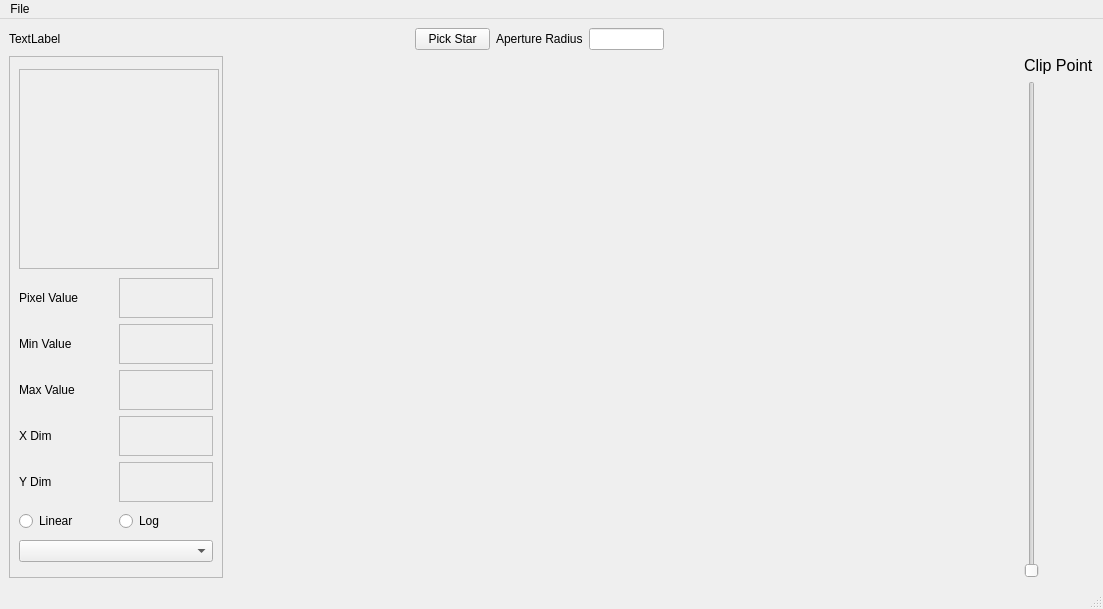
<?xml version="1.0" encoding="UTF-8"?>
<ui version="4.0">
 <class>NTV</class>
 <widget class="QMainWindow" name="NTV">
  <property name="geometry">
   <rect>
    <x>0</x>
    <y>0</y>
    <width>1093</width>
    <height>609</height>
   </rect>
  </property>
  <property name="windowTitle">
   <string>NTV</string>
  </property>
  <property name="windowIcon">
   <iconset resource="icons.qrc">
    <normaloff>:/sole.svg</normaloff>:/sole.svg</iconset>
  </property>
  <property name="animated">
   <bool>true</bool>
  </property>
  <property name="documentMode">
   <bool>false</bool>
  </property>
  <widget class="QWidget" name="centy">
   <property name="acceptDrops">
    <bool>true</bool>
   </property>
   <layout class="QVBoxLayout" name="verticalLayout_3">
    <item>
     <layout class="QHBoxLayout" name="horizontalLayout">
      <property name="rightMargin">
       <number>430</number>
      </property>
      <item>
       <widget class="QLabel" name="filelab">
        <property name="minimumSize">
         <size>
          <width>400</width>
          <height>0</height>
         </size>
        </property>
        <property name="maximumSize">
         <size>
          <width>400</width>
          <height>16777215</height>
         </size>
        </property>
        <property name="text">
         <string>TextLabel</string>
        </property>
       </widget>
      </item>
      <item>
       <widget class="QPushButton" name="pushButton">
        <property name="maximumSize">
         <size>
          <width>75</width>
          <height>16777215</height>
         </size>
        </property>
        <property name="text">
         <string>Pick Star</string>
        </property>
       </widget>
      </item>
      <item>
       <widget class="QLabel" name="label_3">
        <property name="text">
         <string>Aperture Radius</string>
        </property>
       </widget>
      </item>
      <item>
       <widget class="QLineEdit" name="sizeofcut">
        <property name="minimumSize">
         <size>
          <width>75</width>
          <height>0</height>
         </size>
        </property>
        <property name="maximumSize">
         <size>
          <width>75</width>
          <height>16777215</height>
         </size>
        </property>
       </widget>
      </item>
     </layout>
    </item>
    <item>
     <layout class="QHBoxLayout" name="horizontalLayout_2">
      <item>
       <widget class="QFrame" name="frame">
        <property name="maximumSize">
         <size>
          <width>214</width>
          <height>524</height>
         </size>
        </property>
        <property name="frameShape">
         <enum>QFrame::StyledPanel</enum>
        </property>
        <property name="frameShadow">
         <enum>QFrame::Raised</enum>
        </property>
        <layout class="QVBoxLayout" name="verticalLayout">
         <item>
          <widget class="QLabel" name="minipix">
           <property name="minimumSize">
            <size>
             <width>200</width>
             <height>200</height>
            </size>
           </property>
           <property name="maximumSize">
            <size>
             <width>200</width>
             <height>200</height>
            </size>
           </property>
           <property name="frameShape">
            <enum>QFrame::StyledPanel</enum>
           </property>
           <property name="frameShadow">
            <enum>QFrame::Raised</enum>
           </property>
           <property name="text">
            <string/>
           </property>
          </widget>
         </item>
         <item>
          <layout class="QGridLayout" name="gridLayout">
           <item row="1" column="0">
            <widget class="QLabel" name="label_2">
             <property name="maximumSize">
              <size>
               <width>140</width>
               <height>16777215</height>
              </size>
             </property>
             <property name="text">
              <string>Min Value</string>
             </property>
            </widget>
           </item>
           <item row="1" column="1">
            <widget class="QLabel" name="minlab">
             <property name="maximumSize">
              <size>
               <width>140</width>
               <height>40</height>
              </size>
             </property>
             <property name="frameShape">
              <enum>QFrame::StyledPanel</enum>
             </property>
             <property name="frameShadow">
              <enum>QFrame::Sunken</enum>
             </property>
             <property name="text">
              <string/>
             </property>
            </widget>
           </item>
           <item row="2" column="0">
            <widget class="QLabel" name="label_4">
             <property name="maximumSize">
              <size>
               <width>140</width>
               <height>16777215</height>
              </size>
             </property>
             <property name="text">
              <string>Max Value</string>
             </property>
            </widget>
           </item>
           <item row="2" column="1">
            <widget class="QLabel" name="maxlab">
             <property name="maximumSize">
              <size>
               <width>140</width>
               <height>40</height>
              </size>
             </property>
             <property name="frameShape">
              <enum>QFrame::StyledPanel</enum>
             </property>
             <property name="frameShadow">
              <enum>QFrame::Sunken</enum>
             </property>
             <property name="text">
              <string/>
             </property>
            </widget>
           </item>
           <item row="3" column="0">
            <widget class="QLabel" name="label_6">
             <property name="maximumSize">
              <size>
               <width>140</width>
               <height>16777215</height>
              </size>
             </property>
             <property name="text">
              <string>X Dim</string>
             </property>
            </widget>
           </item>
           <item row="3" column="1">
            <widget class="QLabel" name="xdim">
             <property name="maximumSize">
              <size>
               <width>140</width>
               <height>40</height>
              </size>
             </property>
             <property name="frameShape">
              <enum>QFrame::StyledPanel</enum>
             </property>
             <property name="frameShadow">
              <enum>QFrame::Sunken</enum>
             </property>
             <property name="text">
              <string/>
             </property>
            </widget>
           </item>
           <item row="4" column="0">
            <widget class="QLabel" name="label_8">
             <property name="maximumSize">
              <size>
               <width>140</width>
               <height>16777215</height>
              </size>
             </property>
             <property name="text">
              <string>Y Dim</string>
             </property>
            </widget>
           </item>
           <item row="4" column="1">
            <widget class="QLabel" name="ydim">
             <property name="maximumSize">
              <size>
               <width>140</width>
               <height>40</height>
              </size>
             </property>
             <property name="frameShape">
              <enum>QFrame::StyledPanel</enum>
             </property>
             <property name="frameShadow">
              <enum>QFrame::Sunken</enum>
             </property>
             <property name="text">
              <string/>
             </property>
            </widget>
           </item>
           <item row="0" column="0">
            <widget class="QLabel" name="label_5">
             <property name="text">
              <string>Pixel Value</string>
             </property>
            </widget>
           </item>
           <item row="0" column="1">
            <widget class="QLabel" name="pixval">
             <property name="maximumSize">
              <size>
               <width>140</width>
               <height>40</height>
              </size>
             </property>
             <property name="frameShape">
              <enum>QFrame::StyledPanel</enum>
             </property>
             <property name="frameShadow">
              <enum>QFrame::Sunken</enum>
             </property>
             <property name="text">
              <string/>
             </property>
            </widget>
           </item>
          </layout>
         </item>
         <item>
          <layout class="QHBoxLayout" name="horizontalLayout_3">
           <item>
            <widget class="QRadioButton" name="lincheck">
             <property name="text">
              <string>Linear</string>
             </property>
            </widget>
           </item>
           <item>
            <widget class="QRadioButton" name="logcheck">
             <property name="text">
              <string>Log</string>
             </property>
            </widget>
           </item>
          </layout>
         </item>
         <item>
          <widget class="QComboBox" name="cmapbox"/>
         </item>
        </layout>
       </widget>
      </item>
      <item>
       <widget class="MPL_Widget" name="imshow" native="true">
        <property name="minimumSize">
         <size>
          <width>650</width>
          <height>450</height>
         </size>
        </property>
       </widget>
      </item>
      <item>
       <layout class="QVBoxLayout" name="verticalLayout_2">
        <item>
         <widget class="QLabel" name="label">
          <property name="maximumSize">
           <size>
            <width>75</width>
            <height>16777215</height>
           </size>
          </property>
          <property name="font">
           <font>
            <pointsize>12</pointsize>
           </font>
          </property>
          <property name="text">
           <string>Clip Point</string>
          </property>
         </widget>
        </item>
        <item>
         <widget class="QSlider" name="clipslide">
          <property name="orientation">
           <enum>Qt::Vertical</enum>
          </property>
         </widget>
        </item>
       </layout>
      </item>
     </layout>
    </item>
   </layout>
  </widget>
  <widget class="QMenuBar" name="menubar">
   <property name="geometry">
    <rect>
     <x>0</x>
     <y>0</y>
     <width>1093</width>
     <height>24</height>
    </rect>
   </property>
   <widget class="QMenu" name="menuFile">
    <property name="title">
     <string>File</string>
    </property>
    <addaction name="separator"/>
    <addaction name="actionOpen"/>
    <addaction name="separator"/>
    <addaction name="actionQuit"/>
   </widget>
   <addaction name="menuFile"/>
  </widget>
  <widget class="QStatusBar" name="statusbar"/>
  <action name="actionOpen">
   <property name="text">
    <string>Open</string>
   </property>
  </action>
  <action name="actionQuit">
   <property name="text">
    <string>Quit</string>
   </property>
  </action>
 </widget>
 <customwidgets>
  <customwidget>
   <class>MPL_Widget</class>
   <extends>QWidget</extends>
   <header>mpl_pyqt4_widget</header>
   <container>1</container>
  </customwidget>
 </customwidgets>
 <resources>
  <include location="icons.qrc"/>
 </resources>
 <connections/>
</ui>
